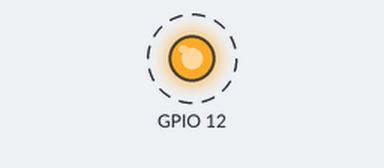
The program below on a simulated Raspberry Pi (BCM pin numbers). Shown: output pins drawn as LEDs (lit = HIGH). Dashed ring = blinking. What the program prints to the terminal is not drawn.

Above: at 0.5 s.
Timing chart, 0 to 4.6 s (numbered marks = the images above):
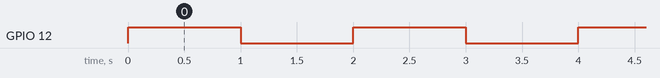

The program:

send_wire.py
```python
import time
import RPi.GPIO as GPIO

GPIO.setmode(GPIO.BCM)
GPIO.setup(12, GPIO.OUT)

while True:

    # Set wire high
    print("Sending High")
    GPIO.output(12, GPIO.HIGH)

    # Wait one second
    time.sleep(1)

    # Set wire low
    print("Sending Low")
    GPIO.output(12, GPIO.LOW)

    # Wait one second
    time.sleep(1)
```

Measured:
- by itself, GPIO 12: alternates HIGH for 1.0 s and LOW for 1.0 s
